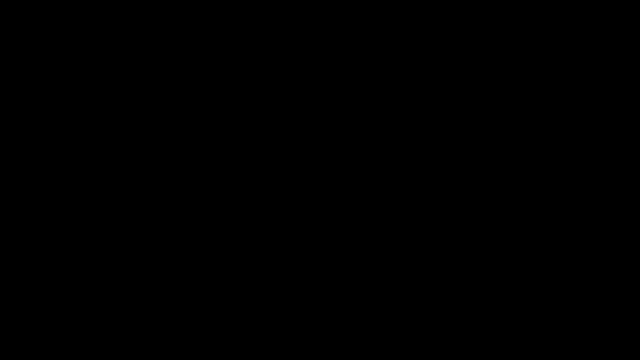
Frame 1 (no input)
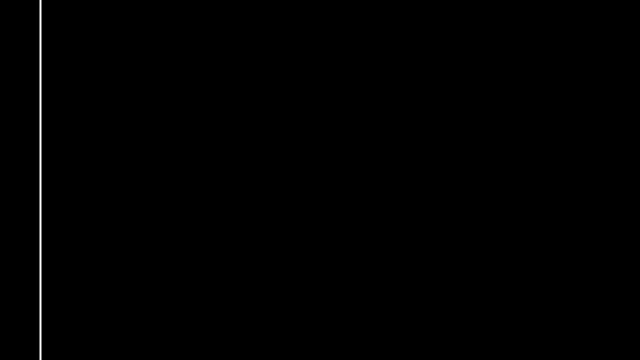
Frame 60 (the mouse pressed at the canvas centre just before this capture)
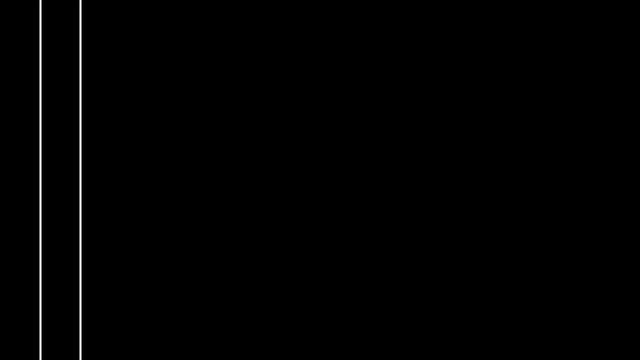
Frame 120 (the mouse held since frame 60 and released just before this capture)

The Processing sketch that drew these frames (run headless with seeded random() and noise(); from frame 60 on, the mouse is pressed at the canvas centre):

// Processing sketch: sketch_5_Grid
// ── sketch_5_Grid.pde
// Source
// Daniel Shiffman
// The Coding Train
// https://www.youtube.com/watch?v=Z8s-7beNP1c&index=5&list=PLRqwX-V7Uu6bm-3M4Wntd4yYZGKwiKfrQ

float x;
float y;
float spacing;
float wt = 0;
float ht = 0;

void setup()
{
  size(640, 360);
}

void draw()
{
  background(0);
  stroke(255);
  strokeWeight(2);
  y = 0;
  spacing = 40;

  for (x = spacing; x < wt; x += spacing)
  {
    line(x, 0, x, height);
  }
  wt = wt+1;
  if (wt >= width)
  {
    for (y = spacing; y < ht; y += spacing)
    {
      line(0, y, width, y);
    }
    ht = ht+1;
  }
}
